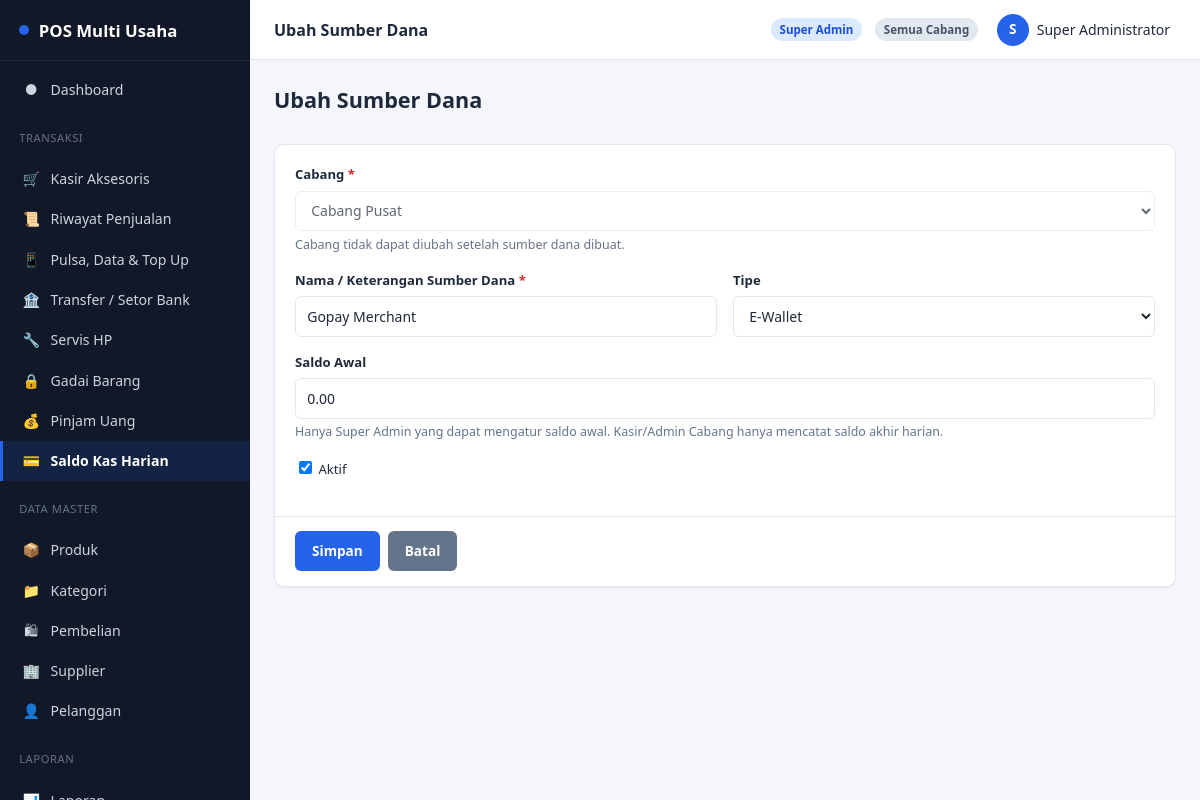
/cash/sourceEdit/3 (signed in), run on the app's committed database.
### tables this page shows
CREATE TABLE IF NOT EXISTS cash_sources (
    id                INT UNSIGNED AUTO_INCREMENT PRIMARY KEY,
    branch_id         INT UNSIGNED NOT NULL,
    name              VARCHAR(100) NOT NULL COMMENT 'Keterangan sumber dana, mis. Kas Tunai, Saldo Bank BCA, Gopay Merchant',
    type              ENUM('cash','bank','ewallet','other') NOT NULL DEFAULT 'cash',
    opening_balance   DECIMAL(15,2) NOT NULL DEFAULT 0 COMMENT 'Saldo awal - hanya diatur Super Admin',
    is_active         TINYINT(1) NOT NULL DEFAULT 1,
    created_by        INT UNSIGNED DEFAULT NULL,
    created_at        DATETIME NOT NULL DEFAULT CURRENT_TIMESTAMP,
    updated_at        DATETIME NOT NULL DEFAULT CURRENT_TIMESTAMP ON UPDATE CURRENT_TIMESTAMP,
    deleted_at        DATETIME DEFAULT NULL,
    CONSTRAINT fk_cashsource_branch FOREIGN KEY (branch_id) REFERENCES branches(id) ON DELETE CASCADE,
    CONSTRAINT fk_cashsource_user FOREIGN KEY (created_by) REFERENCES users(id) ON DELETE SET NULL
);

CREATE TABLE IF NOT EXISTS branches (
    id            INT UNSIGNED AUTO_INCREMENT PRIMARY KEY,
    code          VARCHAR(20)  NOT NULL UNIQUE,
    name          VARCHAR(100) NOT NULL,
    address       VARCHAR(255) DEFAULT NULL,
    phone         VARCHAR(30)  DEFAULT NULL,
    is_active     TINYINT(1)   NOT NULL DEFAULT 1,
    created_at    DATETIME     NOT NULL DEFAULT CURRENT_TIMESTAMP,
    updated_at    DATETIME     NOT NULL DEFAULT CURRENT_TIMESTAMP ON UPDATE CURRENT_TIMESTAMP,
    deleted_at    DATETIME     DEFAULT NULL
);

### app/core/Controller.php (called while the page is built, shortened)
<?php
abstract class Controller
{
    protected function view(string $view, array $data = [], string $layout = 'app'): void
    {
        extract($data, EXTR_SKIP);
        $viewFile = VIEW_PATH . '/' . $view . '.php';
        $content = function () use ($viewFile, $data): void {
            extract($data, EXTR_SKIP);
            require $viewFile;
        };
        require VIEW_PATH . '/layouts/' . $layout . '.php';
    }
}

### app/controllers/CashController.php (called while the page is built, shortened)
<?php
final class CashController extends Controller
{
    public function sourceEdit(string $id): void
    {
        $item = CashSourceModel::find((int) $id);
        $this->view('cash/source_form', [
            'title'    => 'Ubah Sumber Dana',
            'item'     => $item,
            'branches' => BranchModel::activeList(),
        ]);
    }
}

### app/core/Router.php (called while the page is built, shortened)
<?php
final class Router
{
    public static function dispatch(string $route): void
    {
        $route = trim($route, '/');
        $segments = $route === '' ? [] : explode('/', $route);
        $action    = $segments[1] ?? 'index';
        $params    = array_slice($segments, 2);
        $controller = new $controllerClass();
        call_user_func_array([$controller, $action], $params);
    }
}

### index.php (called while the page is built, shortened)
<?php
require ROOT_PATH . '/app/config/config.php';
$route = $_GET['route'] ?? '';
Router::dispatch($route);

### app/core/Database.php (called while the page is built, shortened)
<?php
final class Database
{
    private static ?PDO $instance = null;
    public static function connection(): PDO
    {
        if (self::$instance === null) {
            $dsn = 'mysql:host=' . DB_HOST . ';dbname=' . DB_NAME . ';charset=' . DB_CHARSET;
            self::$instance = new PDO($dsn, DB_USER, DB_PASS, [
                PDO::ATTR_ERRMODE            => PDO::ERRMODE_EXCEPTION,
                PDO::ATTR_DEFAULT_FETCH_MODE => PDO::FETCH_ASSOC,
                PDO::ATTR_EMULATE_PREPARES   => false,
            ]);
        }
        return self::$instance;
    }
}

### app/core/Model.php (called while the page is built, shortened)
<?php
abstract class Model
{
    protected static string $table;
    protected static string $primaryKey = 'id';
    protected static bool $softDelete = false;
    protected static function db(): PDO
    {
        return Database::connection();
    }
    public static function find(int $id): ?array
    {
        $sql = 'SELECT * FROM ' . static::$table . ' WHERE ' . static::$primaryKey . ' = :id';
        $sql .= static::$softDelete ? ' AND deleted_at IS NULL' : '';
        $stmt = static::db()->prepare($sql);
        $stmt->execute(['id' => $id]);
        $row = $stmt->fetch();
        return $row === false ? null : $row;
    }
    public static function whereAll(array $conditions, string $orderBy = '', int $limit = 0): array
    {
        [$clause, $params] = static::buildWhere($conditions);
        $sql = 'SELECT * FROM ' . static::$table . $clause;
        if ($orderBy !== '') {
            $sql .= ' ORDER BY ' . $orderBy;
        }
        $stmt = static::db()->prepare($sql);
        $stmt->execute($params);
        return $stmt->fetchAll();
    }
    protected static function buildWhere(array $conditions): array
    {
        $parts = [];
        $params = [];
        if (static::$softDelete) {
            $parts[] = 'deleted_at IS NULL';
        }
        foreach ($conditions as $col => $val) {
            $key = str_replace('.', '_', $col);
            if ($val === null) {
                $parts[] = "$col IS NULL";
            } else {
                $parts[] = "$col = :$key";
                $params[$key] = $val;
            }
        }
        $clause = $parts === [] ? '' : ' WHERE ' . implode(' AND ', $parts);
        return [$clause, $params];
    }
}

### app/config/config.php (called while the page is built, shortened)
<?php
spl_autoload_register(function (string $class): void {
    $dirs = [
        APP_PATH . '/core/',
        APP_PATH . '/controllers/',
        APP_PATH . '/models/',
    ];
    foreach ($dirs as $dir) {
        $file = $dir . $class . '.php';
        if (is_file($file)) {
            return;
        }
    }
});
require_once APP_PATH . '/core/helpers.php';
require_once APP_PATH . '/config/database.php';

### app/models/BranchModel.php (called while the page is built, shortened)
<?php
final class BranchModel extends Model
{
    public static function activeList(): array
    {
        return self::whereAll(['is_active' => 1], 'name');
    }
}

### app/views/cash/source_form.php (the view, shortened to what this page needs)
<?php $isEdit = $item !== null; ?>
<div class="content-header">
    <h1><?= $isEdit ? 'Ubah Sumber Dana' : 'Tambah Sumber Dana' ?></h1>
</div>
<div class="card">
    <form method="post" action="<?= e(url($isEdit ? 'cash/sourceUpdate/' . $item['id'] : 'cash/sourceStore')) ?>">
        <div class="card-body">
            <div class="form-group">
                <label>Cabang <span class="req">*</span></label>
                <select name="branch_id" required <?= $isEdit ? 'disabled' : '' ?>>
                    <?php foreach ($branches as $b): ?>
                        <option value="<?= (int) $b['id'] ?>" <?= $isEdit && (int) $item['branch_id'] === (int) $b['id'] ? 'selected' : '' ?>><?= e($b['name']) ?></option>
                    <?php endforeach; ?>
                </select>
                <p class="form-hint">Cabang tidak dapat diubah setelah sumber dana dibuat.</p>
            </div>
            <div class="form-row">
                <div class="form-group">
                    <label>Nama / Keterangan Sumber Dana <span class="req">*</span></label>
                    <input type="text" name="name" value="<?= $isEdit ? e($item['name']) : old('name') ?>" required maxlength="100" placeholder="mis. Kas Tunai, Saldo Bank BCA, Gopay Merchant">
                </div>
                <div class="form-group">
                    <label>Tipe</label>
                    <?php $type = $isEdit ? $item['type'] : old('type', 'cash'); ?>
                    <select name="type">
                        <option value="ewallet" <?= $type === 'ewallet' ? 'selected' : '' ?>>E-Wallet</option>
                    </select>
                </div>
            </div>
            <div class="form-group">
                <label>Saldo Awal</label>
                <input type="number" step="0.01" min="0" name="opening_balance" value="<?= $isEdit ? e((string) $item['opening_balance']) : (old('opening_balance') ?: '0') ?>">
                <p class="form-hint">Hanya Super Admin yang dapat mengatur saldo awal. Kasir/Admin Cabang hanya mencatat saldo akhir harian.</p>
            </div>
            <div class="form-group">
                <label style="font-weight:400;"><input type="checkbox" name="is_active" value="1" <?= (!$isEdit || $item['is_active']) ? 'checked' : '' ?> style="width:auto;display:inline-block;"> Aktif</label>
            </div>
        </div>
        <div class="card-footer flex gap-sm">
            <button type="submit" class="btn">Simpan</button>
            <a class="btn btn-secondary" href="<?= e(url('cash/sources')) ?>">Batal</a>
        </div>
    </form>
</div>

### assets/css/app.css (style rules this page uses)
:root { --color-primary: #2563eb; --color-primary-dark: #1d4ed8; --color-primary-light: #dbeafe; --color-success: #16a34a; --color-success-light: #dcfce7; --color-danger: #dc2626; --color-danger-light: #fee2e2; --color-warning: #d97706; --color-warning-light: #fef3c7; --color-info: #0891b2; --color-bg: #f4f6fb; --color-surface: #ffffff; --color-border: #e2e8f0; --color-text: #1e293b; --color-text-muted: #64748b; --color-sidebar-bg: #111827; --color-sidebar-text: #cbd5e1; --color-sidebar-active: #2563eb; --radius-sm: 6px; --radius-md: 10px; --radius-lg: 16px; --shadow-sm: 0 1px 2px rgba(15, 23, 42, .06); --shadow-md: 0 4px 12px rgba(15, 23, 42, .08); --sidebar-width: 250px; --header-height: 60px; }
* { box-sizing: border-box; }
html, body { margin: 0; padding: 0; height: 100%; }
body { font-family: 'Segoe UI', Roboto, -apple-system, BlinkMacSystemFont, Arial, sans-serif; background: var(--color-bg); color: var(--color-text); font-size: 14px; line-height: 1.5; }
a { color: var(--color-primary); text-decoration: none; }
h1, h2, h3, h4 { margin: 0 0 .5rem; font-weight: 600; }
p { margin: 0 0 .75rem; }
.content-header { display: flex; align-items: center; justify-content: space-between; flex-wrap: wrap; gap: .75rem; margin-bottom: 1.25rem; }
.content-header h1 { font-size: 1.35rem; }
.card { background: var(--color-surface); border: 1px solid var(--color-border); border-radius: var(--radius-md); box-shadow: var(--shadow-sm); margin-bottom: 1.25rem; }
.card-body { padding: 1.25rem; }
.card-footer { padding: .9rem 1.25rem; border-top: 1px solid var(--color-border); }
.form-group { margin-bottom: 1rem; }
.form-row { display: grid; grid-template-columns: repeat(2, 1fr); gap: 1rem; }
label { display: block; font-weight: 600; font-size: .82rem; margin-bottom: .35rem; }
label .req { color: var(--color-danger); }
input[type=text], input[type=password], input[type=number], input[type=date], input[type=datetime-local], input[type=search], input[type=email], input[type=tel], select, textarea { width: 100%; padding: .55rem .7rem; border: 1px solid var(--color-border); border-radius: var(--radius-sm); font: inherit; background: #fff; color: var(--color-text); }
.form-hint { font-size: .78rem; color: var(--color-text-muted); margin-top: .3rem; }
.btn { display: inline-flex; align-items: center; justify-content: center; gap: .4rem; padding: .55rem 1rem; border-radius: var(--radius-sm); border: 1px solid transparent; font: inherit; font-weight: 600; font-size: .85rem; cursor: pointer; background: var(--color-primary); color: #fff; transition: filter .15s ease; }
.btn-secondary { background: #64748b; }
.flex { display: flex; }
.gap-sm { gap: .5rem; }

### data on the page
cash_sources: branch_id "Cabang Pusat", name "Gopay Merchant", type "E-Wallet", opening_balance "0.00", is_active "☑"

### other printed values
APP_NAME "POS Multi Usaha"
$item['icon'] "●"
$item['label'] "Dashboard"
$item['icon'] "🛒"
$item['label'] "Kasir Aksesoris"
$item['icon'] "📜"
$item['label'] "Riwayat Penjualan"
$item['icon'] "📱"
$item['label'] "Pulsa, Data & Top Up"
$item['icon'] "🏦"
$item['label'] "Transfer / Setor Bank"
$item['icon'] "🔧"
$item['label'] "Servis HP"
$item['icon'] "🔒"
$item['label'] "Gadai Barang"
